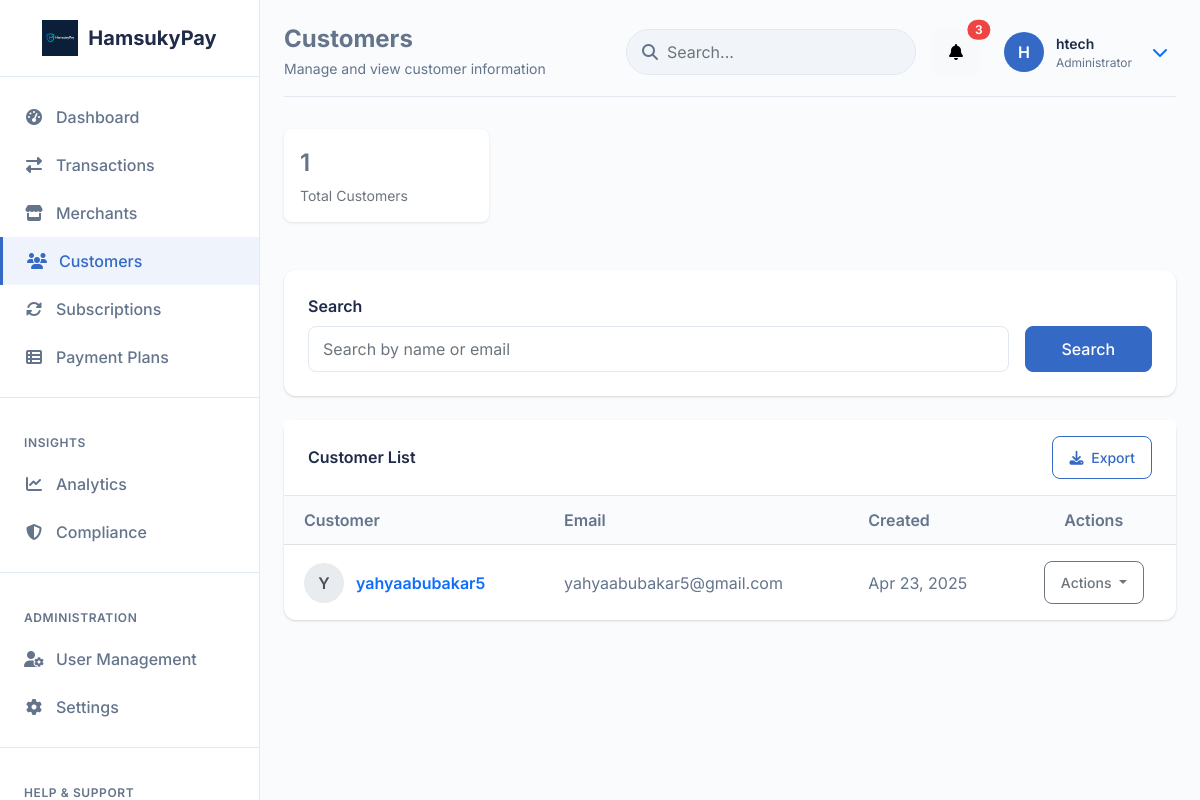
The page /admin-custom/customers/ (signed in) on the database its author committed.
### payments/models.py (models this page shows, shortened)
class Customer(models.Model):
    email = models.EmailField(unique=True)
    name = models.CharField(max_length=200)
    created_at = models.DateTimeField(auto_now_add=True)
    updated_at = models.DateTimeField(auto_now=True)
    metadata = models.TextField(null=True, blank=True)

### payments/views.py (the view)
# urls.py: path('customers/', views.admin_customers, name='admin_customers'),
@staff_member_required
def admin_customers(request):
    search = request.GET.get('search')
    customers = Customer.objects.all()
    if search:
        customers = customers.filter(
            Q(name__icontains=search) |
            Q(email__icontains=search) if search else Q()
        )
    customers = customers.order_by('-created_at')
    stats = {
        'total_count': customers.count(),
    }
    paginator = Paginator(customers, 20)
    page_number = request.GET.get('page')
    page_obj = paginator.get_page(page_number)
    context = {
        'page_title': 'Customers',
        'customers': page_obj,
        'stats': stats,
        'filters': {
            'search': search,
        },
    }
    return render(request, 'admin_custom/customers.html', context)

### templates/admin_custom/customers.html (shortened to what this page needs)
{% extends 'admin_custom/base.html' %}
{% block page_title %}{{ page_title }}{% endblock %}
{% block page_subtitle %}Manage and view customer information{% endblock %}
{% block content %}
<div class="row mb-4">
    <div class="col-md-3 mb-3 mb-md-0">
        <div class="stats-box">
            <div class="stats-value">{{ stats.total_count }}</div>
            <div class="stats-label">Total Customers</div>
        </div>
    </div>
</div>
<div class="card mb-4">
    <div class="card-body">
        <form method="GET" action="{% url 'payments:admin_customers' %}" class="row g-3">
            <div class="col-md-10">
                <label for="search" class="form-label">Search</label>
                <input type="text" class="form-control" id="search" name="search"
                    placeholder="Search by name or email" value="{{ filters.search|default:'' }}">
            </div>
            <div class="col-md-2 d-flex align-items-end">
                <button type="submit" class="btn btn-primary w-100">Search</button>
            </div>
        </form>
    </div>
</div>
<div class="card">
    <div class="card-header d-flex justify-content-between align-items-center">
        <h6 class="card-header-title">Customer List</h6>
        <div class="card-actions">
            <button type="button" class="btn btn-sm btn-outline-primary" data-bs-toggle="modal" data-bs-target="#exportModal">
                <i class="fas fa-download me-1"></i> Export
            </button>
        </div>
    </div>
    <div class="card-body p-0">
        {% if customers %}
            <div class="table-responsive">
                <table class="table table-hover align-middle">
                    <thead>
                        <tr>
                            <th>Customer</th>
                            <th>Email</th>
                            <th>Created</th>
                            <th class="text-center">Actions</th>
                        </tr>
                    </thead>
                    <tbody>
                        {% for customer in customers %}
                        <tr>
                            <td>
                                <div class="customer-name-wrapper">
                                    <div class="customer-avatar">
                                        {{ customer.name|default:customer.email|slice:":1"|upper }}
                                    </div>
                                    <div class="customer-info">
                                        <a href="{% url 'payments:admin_customer_detail' customer.id %}" class="customer-name text-decoration-none">
                                            {{ customer.name|default:"Unnamed Customer" }}
                                        </a>
                                    </div>
                                </div>
                            </td>
                            <td>{{ customer.email }}</td>
                            <td>{{ customer.created_at|date:"M d, Y" }}</td>
                            <td class="text-center">
                                <div class="dropdown action-dropdown">
                                    <button class="btn btn-sm btn-outline-secondary dropdown-toggle" type="button" id="actionDropdown{{ customer.id }}" data-bs-toggle="dropdown" aria-expanded="false">
                                        Actions
                                    </button>
                                </div>
                            </td>
                        </tr>
                        {% endfor %}
                    </tbody>
                </table>
            </div>
        {% endif %}
    </div>
</div>
{% endblock %}

### templates/admin_custom/base.html (shortened to what this page needs)
{% load static %}
<!DOCTYPE html>
<html lang="en">
<head>
    <link href="https://cdn.jsdelivr.net/npm/bootstrap@5.2.3/dist/css/bootstrap.min.css" rel="stylesheet">
    <link rel="stylesheet" href="https://cdnjs.cloudflare.com/ajax/libs/font-awesome/6.1.1/css/all.min.css">
</head>
<body>
    <nav class="sidebar" id="sidebar">
        <div class="sidebar-logo">
            <img src="{% static 'img/logo.png' %}" alt="HamsukyPay">
            <span>HamsukyPay</span>
        </div>
        <div class="sidebar-menu">
            <a href="{% url 'payments:custom_admin_dashboard' %}" class="sidebar-menu-item {% if request.path == '/admin-custom/dashboard/' %}active{% endif %}">
                <i class="fas fa-tachometer-alt"></i>
                Dashboard
            </a>
            <a href="{% url 'payments:admin_transactions' %}" class="sidebar-menu-item {% if 'admin-custom/transactions' in request.path %}active{% endif %}">
                <i class="fas fa-exchange-alt"></i>
                Transactions
            </a>
            <a href="{% url 'payments:admin_merchants' %}" class="sidebar-menu-item {% if 'admin-custom/merchants' in request.path %}active{% endif %}">
                <i class="fas fa-store"></i>
                Merchants
            </a>
            <a href="{% url 'payments:admin_customers' %}" class="sidebar-menu-item {% if 'admin-custom/customers' in request.path %}active{% endif %}">
                <i class="fas fa-users"></i>
                Customers
            </a>
            <a href="{% url 'payments:admin_subscriptions' %}" class="sidebar-menu-item {% if 'admin-custom/subscriptions' in request.path %}active{% endif %}">
                <i class="fas fa-sync-alt"></i>
                Subscriptions
            </a>
            <a href="{% url 'payments:admin_plans' %}" class="sidebar-menu-item {% if 'admin-custom/plans' in request.path %}active{% endif %}">
                <i class="fas fa-th-list"></i>
                Payment Plans
            </a>
            <div class="sidebar-divider"></div>
            <div class="sidebar-menu-header">INSIGHTS</div>
            <a href="{% url 'payments:admin_analytics' %}" class="sidebar-menu-item {% if 'admin-custom/analytics' in request.path %}active{% endif %}">
                <i class="fas fa-chart-line"></i>
                Analytics
            </a>
            <a href="{% url 'payments:admin_compliance' %}" class="sidebar-menu-item {% if 'admin-custom/compliance' in request.path %}active{% endif %}">
                <i class="fas fa-shield-alt"></i>
                Compliance
            </a>
            <div class="sidebar-divider"></div>
            <div class="sidebar-menu-header">ADMINISTRATION</div>
            <a href="{% url 'payments:admin_user_management' %}" class="sidebar-menu-item {% if 'admin-custom/users' in request.path %}active{% endif %}">
                <i class="fas fa-user-cog"></i>
                User Management
            </a>
            <a href="{% url 'payments:admin_settings' %}" class="sidebar-menu-item {% if 'admin-custom/settings' in request.path %}active{% endif %}">
                <i class="fas fa-cog"></i>
                Settings
            </a>
            <div class="sidebar-divider"></div>
            <div class="sidebar-menu-header">HELP & SUPPORT</div>
        </div>
    </nav>
    <main class="main-content">
        <div class="header">
            <div class="d-flex align-items-center">
                <div class="header-title">
                    <h1>{% block page_title %}Dashboard{% endblock %}</h1>
                    <p>{% block page_subtitle %}Welcome to HamsukyPay Admin{% endblock %}</p>
                </div>
            </div>
            <div class="header-actions">
                <div class="search-box d-none d-md-block">
                    <i class="fas fa-search"></i>
                    <input type="text" class="form-control" placeholder="Search...">
                </div>
                <div class="dropdown">
                    <a class="btn btn-light position-relative" href="#" role="button" data-bs-toggle="dropdown" aria-expanded="false">
                        <i class="fas fa-bell"></i>
                        <span class="position-absolute top-0 start-100 translate-middle badge rounded-pill bg-danger">
                            3
                        </span>
                    </a>
                </div>
                <div class="dropdown user-dropdown">
                    <a class="user-dropdown-toggle" href="#" role="button" data-bs-toggle="dropdown" aria-expanded="false">
                        <div class="user-avatar">
                            {% if request.user.first_name and request.user.last_name %}
                                {{ request.user.first_name|first|upper }}{{ request.user.last_name|first|upper }}
                            {% else %}
                                {{ request.user.username|first|upper }}
                            {% endif %}
                        </div>
                        <div class="user-info d-none d-md-block">
                            <div class="user-name">{{ request.user.get_full_name|default:request.user.username }}</div>
                            <div class="user-role">Administrator</div>
                        </div>
                        <i class="fas fa-chevron-down"></i>
                    </a>
                </div>
            </div>
        </div>
        <div class="content">
            {% block content %}{% endblock %}
        </div>
    </main>
</body>
</html>

### templates/admin_custom/customers.html (style rules this page uses)
.stats-box { padding: 1rem; border-radius: 0.5rem; margin-bottom: 1.5rem; box-shadow: 0 1px 3px rgba(0,0,0,0.1); background-color: #fff; }
.stats-value { font-size: 1.5rem; font-weight: 600; margin-bottom: 0.25rem; }
.stats-label { font-size: 0.875rem; color: #6c757d; }
.action-dropdown { position: relative; }
.customer-avatar { width: 40px; height: 40px; border-radius: 50%; background-color: #e9ecef; color: #495057; font-weight: 600; display: flex; align-items: center; justify-content: center; }
.customer-name-wrapper { display: flex; align-items: center; }
.customer-info { margin-left: 0.75rem; }
.customer-name { font-weight: 600; margin-bottom: 0; }

### rows shown on the page
Customer: name "Y", name "yahyaabubakar5", email "yahyaabubakar5@gmail.com", created_at "Apr 23, 2025"

### other values the page prints
{{ page_title }} "Customers"
{{ request.user.username|first|upper }} "H"
{{ request.user.get_full_name|default:request.user.username }} "htech"
{{ stats.total_count }} "1"
